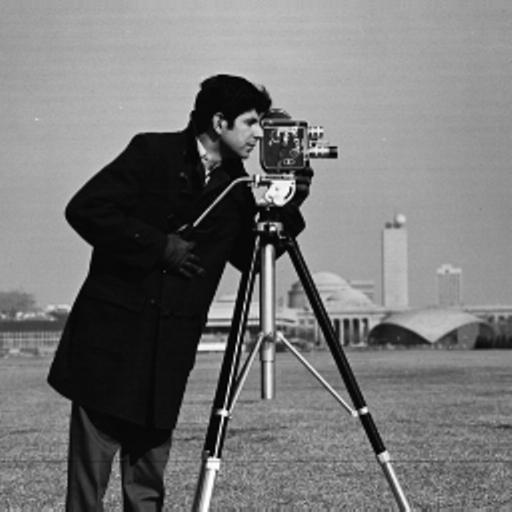
#> input picture image_lab_4/cameraman.png, 512 x 512 px
$ jupyter execute lab-4.ipynb   (shell and % lines are left out)
#> lines starting #> are read from the running program, lines starting #| are printed output that depends on the picture; after the words box and inside, x2 and y2 are one past the last pixel; in counts of white or black regions, pixels touching at a corner belong together
## Task#1: Thresholding

### Step#1: Apply thresholding with a fixed threshold on an image:

[cell 1]
import cv2

# Load the image in grayscale
img = cv2.imread('cameraman.png', cv2.IMREAD_GRAYSCALE)
#> img is the input picture: shape (512, 512); min 0, max 255, mean 118.3

[cell 2]
# Set the threshold values
threshold_values = [0, 50, 100, 150, 200]
# Apply thresholding with different threshold values
for threshold_value in threshold_values:
    ret, thresh = cv2.threshold(img, threshold_value, 255, cv2.THRESH_BINARY)
    cv2.imshow(f'Thresholded Image ({threshold_value})', thresh)
#> this loop made 5 passes
#> ret on passes 1 to 5: 0, 50, 100, 150, 200
#> pass 1, `ret, thresh = cv2.threshold(img, threshold_value, 255, cv2.THRESH_BINA..`:
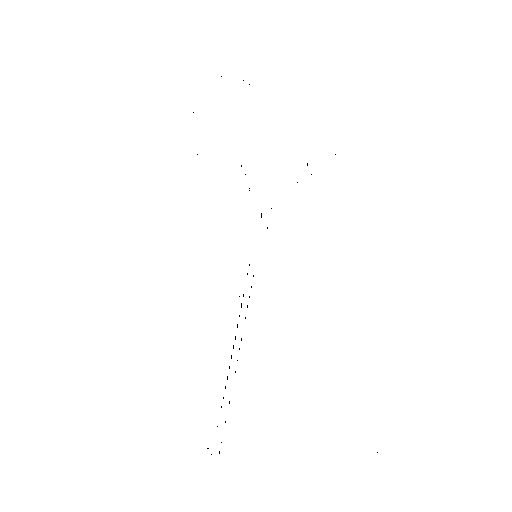
#> thresh: shape (512, 512); 100% white; black in thin lines or dots, all inside (x1, y1, x2, y2) = (193, 76, 378, 455)

[cell 3]
# Display the original image
cv2.imshow('Original Image', img)
cv2.waitKey(0)
cv2.destroyAllWindows()

## Task#2: Histogram Processing

### Step#1: Load necessary libraries

[cell 4]
import matplotlib
import matplotlib.pyplot as plt
import numpy as np

from skimage import data, img_as_float
from skimage import exposure

### Step#2: Load moon image

[cell 5]
img = data.moon()
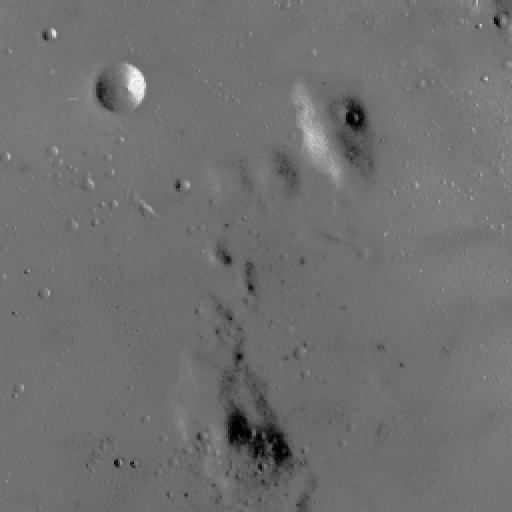
#> input picture skimage.data.moon(), 512 x 512 px
#> img is the input picture: shape (512, 512); min 0, max 255, mean 112.2

### Step#3: Rescale intensity values to include all the intensities that fall within the 2nd and 98th percentiles

[cell 6]
# Contrast stretching
p2, p98 = np.percentile(img, (2, 98))
#> p2 = 78; p98 = 129
img_rescale = exposure.rescale_intensity(img, in_range=(p2, p98))

### Step#4: Display the image with its histogram of (step#2)  and (step#3)

[cell 7]
fig = plt.figure(figsize=(10, 7))
fig.add_subplot(2, 1, 1)
plt.imshow(img, cmap = 'gray')
plt.axis('off')
plt.title('Original image')
fig.add_subplot(2, 1, 2)
plt.hist(img.flat, bins = 256, range=(0, 255))
plt.xlabel('gray level values')
plt.ylabel('Number of pixels')
plt.show()
#> figure, not shown here; panel 2: tallest bar 23296 high, from x = 114.6 to 115.5
fig = plt.figure(figsize=(10, 7))
fig.add_subplot(2, 1, 1)
plt.imshow(img_rescale, cmap = 'gray')
plt.axis('off')
plt.title('Contrast stretch')
fig.add_subplot(2, 1, 2)
plt.hist(img_rescale.flat, bins = 256, range=(0, 255))
plt.xlabel('gray level values')
plt.ylabel('Number of pixels')
plt.show()
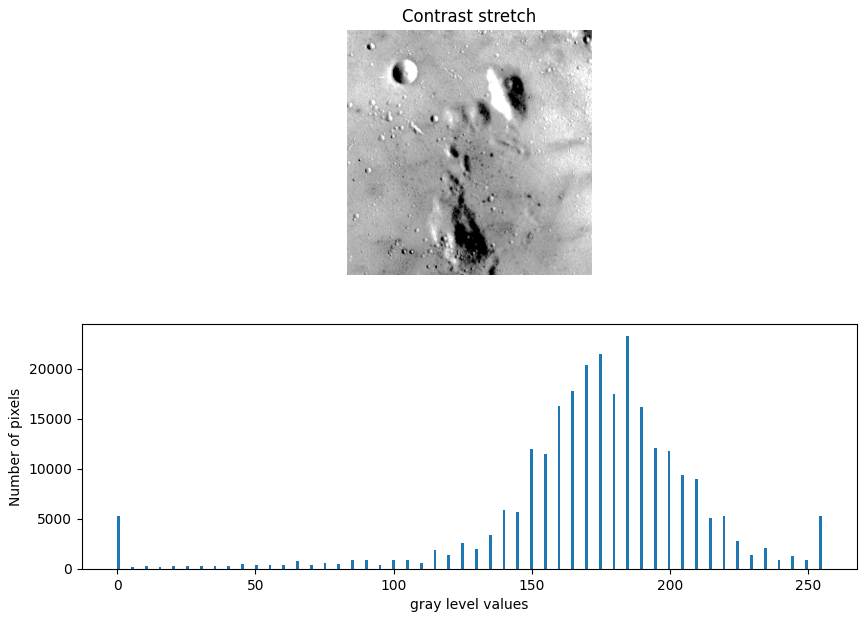
#> figure drawn by matplotlib, 2 panels; panel 2: tallest bar 23296 high, from x = 184.3 to 185.3

## Assessment

### Task#1

[cell 8]
from skimage import data, exposure
import matplotlib.pyplot as plt
import numpy as np

img = data.moon()

p3, p80 = np.percentile(img, (3, 80))
#> p3 = 87; p80 = 118

img_rescale = exposure.rescale_intensity(img, in_range=(p3, p80))

fig = plt.figure(figsize=(10, 7))
fig.add_subplot(2, 1, 1)
plt.imshow(img_rescale, cmap='gray')
plt.axis('off')
plt.title('Rescaled Image (3rd–80th Percentile)')

fig.add_subplot(2, 1, 2)
plt.hist(img_rescale.flat, bins=256, range=(0, 255))
plt.xlabel('Gray Level Values')
plt.ylabel('Number of Pixels')
plt.title('Histogram After Rescaling')
plt.show()
#> figure, not shown here; panel 2: tallest bar 55088 high, from x = 254 to 255

### Task#2

[cell 9]
from skimage import data, exposure
import matplotlib.pyplot as plt

img = data.moon()

img_eq = exposure.equalize_hist(img)
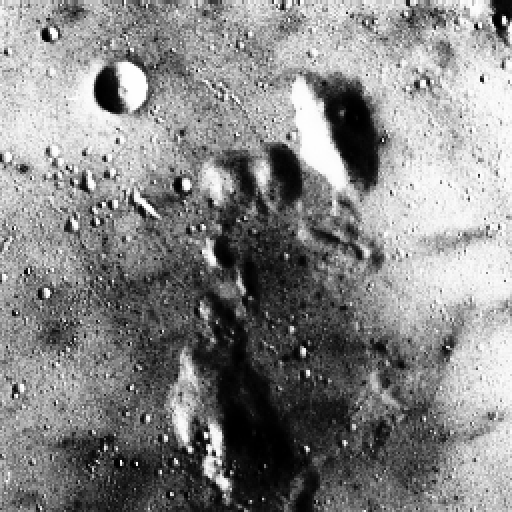
#> img_eq: shape (512, 512) float64; min 0.000916, max 1, mean 0.525

fig = plt.figure(figsize=(7, 4))

fig.add_subplot(2, 1, 1)
plt.imshow(img_eq, cmap='gray')
plt.axis('off')
plt.title('Histogram Equalized Image')

fig.add_subplot(2, 1, 2)
plt.hist(img_eq.flat, bins=256)
plt.xlabel('Gray Level Values')
plt.ylabel('Number of Pixels')
plt.title('Histogram After Equalization')
plt.show()
#> figure, not shown here; panel 2: tallest bar 23296 high, from x = 0.68 to 0.684

### Task#3

[cell 10]
from skimage import data, exposure
import matplotlib.pyplot as plt
from skimage.color import rgb2gray

ref = data.rocket()
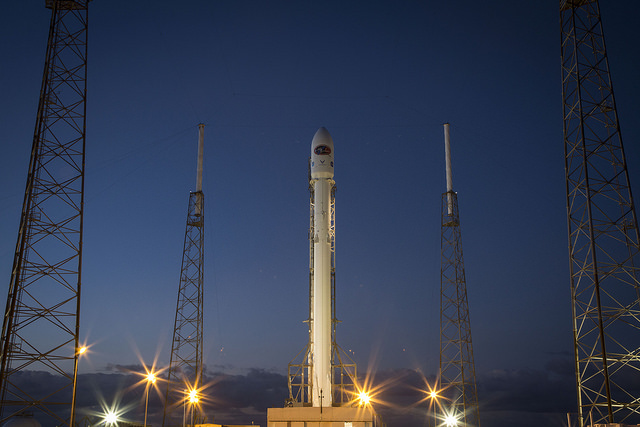
#> input picture skimage.data.rocket(), 640 x 427 px
#> ref is the input picture: shape (427, 640, 3); mean R, G, B 52.3, 61.3, 82.3
src = data.chelsea()
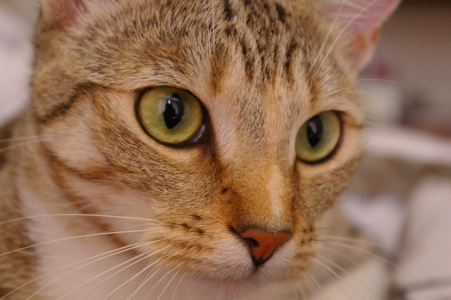
#> input picture skimage.data.chelsea(), 451 x 300 px
#> src is the input picture: shape (300, 451, 3); mean R, G, B 147.7, 111.4, 86.8


ref_gray = rgb2gray(ref)
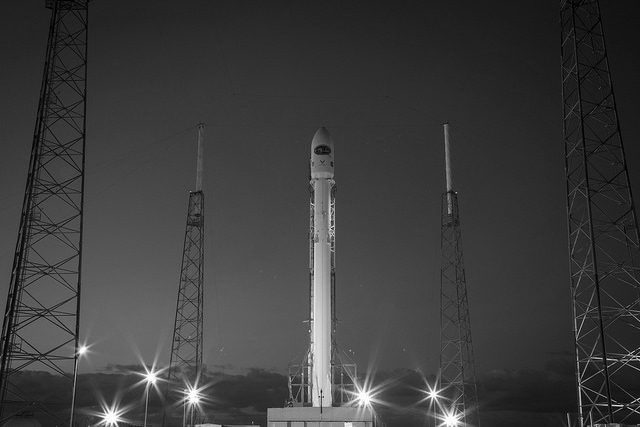
#> ref_gray: shape (427, 640) float64; min 0, max 1, mean 0.239
src_gray = rgb2gray(src)
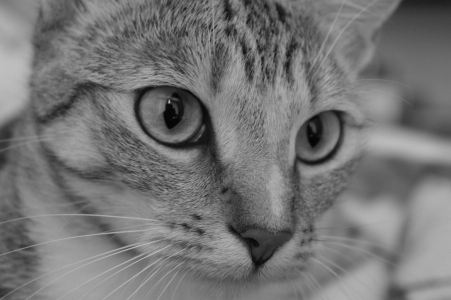
#> src_gray: shape (300, 451) float64; min 0.0151, max 0.756, mean 0.46

matched = exposure.match_histograms(src_gray, ref_gray)
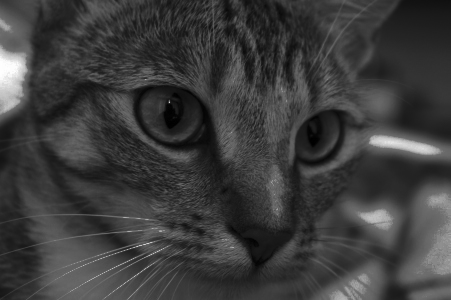
#> matched: shape (300, 451) float64; min 0, max 1, mean 0.239

fig = plt.figure(figsize=(12, 8))

# Original image
fig.add_subplot(3, 3, 1)
plt.imshow(src_gray, cmap='gray')
plt.axis('off')
plt.title('Source (Chelsea)')

# Reference image
fig.add_subplot(3, 3, 2)
plt.imshow(ref_gray, cmap='gray')
plt.axis('off')
plt.title('Reference (Rocket)')

# Matched image
fig.add_subplot(3, 3, 3)
plt.imshow(matched, cmap='gray')
plt.axis('off')
plt.title('Matched Image')

# Histograms
fig.add_subplot(3, 3, 4)
plt.hist(src_gray.flat, bins=256)
plt.title('Source Histogram')

fig.add_subplot(3, 3, 5)
plt.hist(ref_gray.flat, bins=256)
plt.title('Reference Histogram')

fig.add_subplot(3, 3, 6)
plt.hist(matched.flat, bins=256)
plt.title('Matched Histogram')

plt.show()
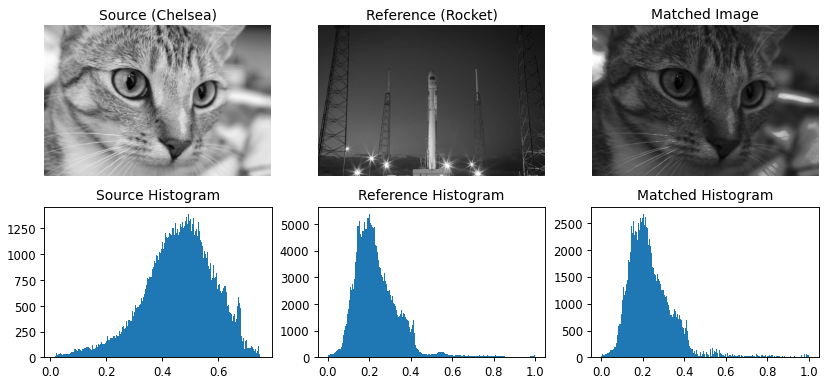
#> figure drawn by matplotlib, 6 panels; panel 4: tallest bar 1392 high, from x = 0.492 to 0.495; panel 5: tallest bar 5388 high, from x = 0.199 to 0.203; panel 6: tallest bar 2673 high, from x = 0.199 to 0.203
